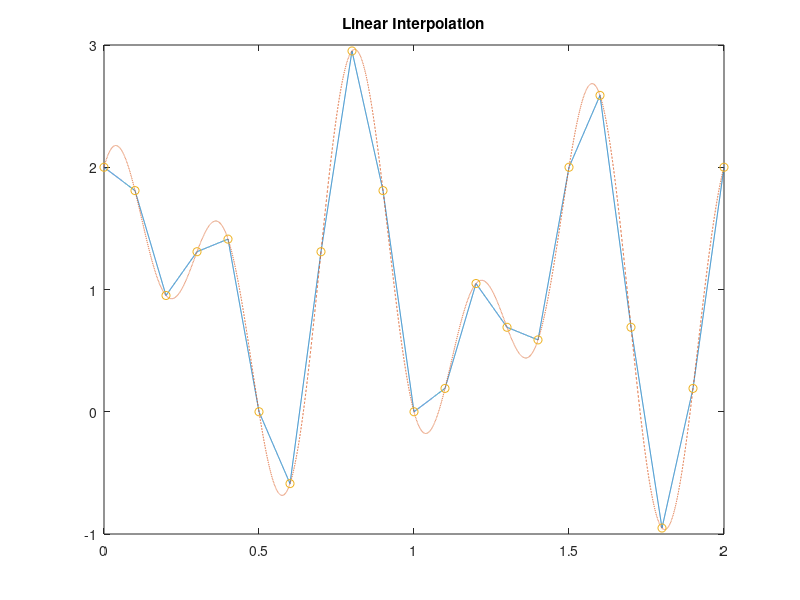

MATLAB code to generate this figure:
t_fine = 0:0.0001:2;
Ts = 0.1;
T = 0:Ts:2;
x = 1+sin(3*pi*T)+cos(5*pi*T);
xorig=1+sin(3*pi*t_fine)+cos(5*pi*t_fine);
vq=interp1(T,x,t_fine,'linear');  

plot(t_fine,vq,'-',t_fine,xorig,'--',T,x,'o'); 
title('Linear Interpolation')

err=vq-xorig;
err=err.*err;
err=sum(err); 
err=err/20000; 
disp(err);
%Error in this part=0.0259